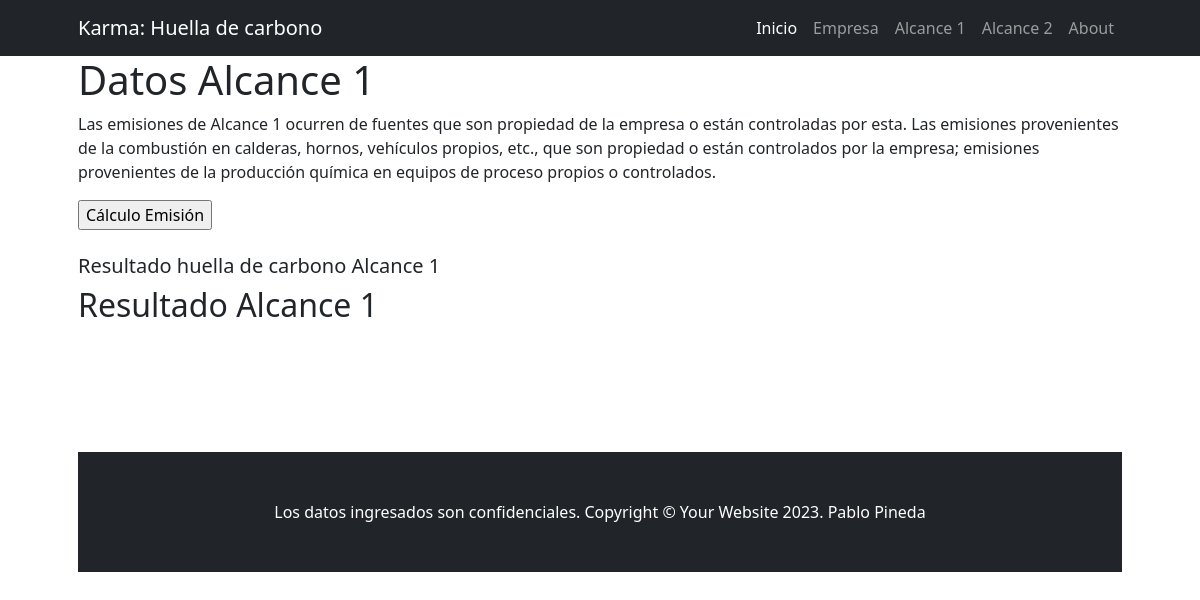
Page /calculo-emision-refrigerante/ on the earlier database version.
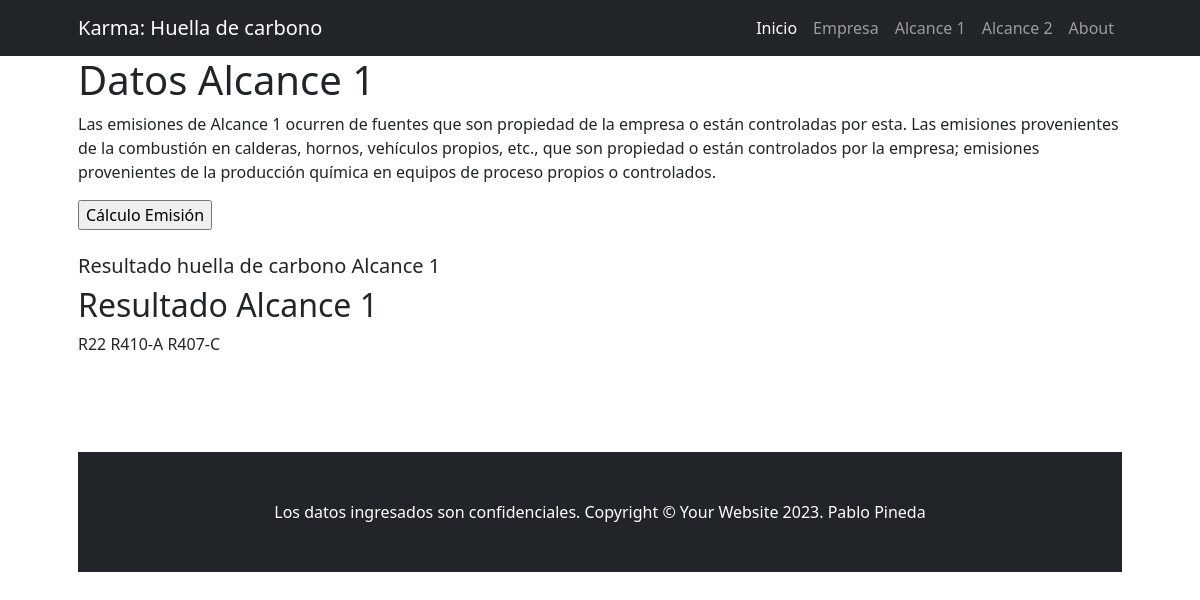
Same page on the later database version.
### apps/home/models.py (models this page shows)
class Factor_emision_gas_refrigerante(models.Model):
    TIPO_REFRIGERANTE = models.CharField(max_length=20)
    GWP = models.DecimalField(max_digits=6, decimal_places=2) #ejemplo R-410A tiene un GWP=1924.00
    class Meta:
        verbose_name = 'Tipo de Refrigerante (AR5)'
        verbose_name_plural = 'Tipos de Refrigerantes (AR5)'
    def __str__(self):
        return self.TIPO_REFRIGERANTE

### apps/home/views.py (the view)
# urls.py: path('calculo-emision-refrigerante/', views.calculo_emision_refrigerante, name="calculo-emision-refrigerante"),
def calculo_emision_refrigerante(request):
    factor_emision = models.Factor_emision_gas_refrigerante.objects.all()
    context = {"factor_emision": factor_emision}
    return render(request, "home/calculo_emision_refrigerante.html", context)

### apps/home/templates/home/calculo_emision_refrigerante.html
{% extends 'home/crear_alcance1.html' %}
{% block content_alcance1 %}
    <h2>Resultado Alcance 1</h2>
    {% for factor in factor_emision %}
        {{factor}}
    {% endfor %}
{% endblock content_alcance1 %}

### apps/home/templates/home/crear_alcance1.html (shortened to what this page needs)
{% extends 'home/base.html' %}
{% block content %}
    <h1>Datos Alcance 1</h1>
    <p>Las emisiones de Alcance 1 ocurren de fuentes que son propiedad de la empresa o están controladas por esta. Las emisiones provenientes de la combustión en calderas, hornos, vehículos propios, etc., que son propiedad o están controlados por la empresa; emisiones provenientes de la producción química en equipos de proceso propios o controlados.</p>
    <form action="" method="post" >
        <input type="submit" value="Cálculo Emisión">
    </form>
    <br>
    <h5>Resultado huella de carbono Alcance 1</h5>
        {% block content_alcance1 %}{% endblock content_alcance1 %}
{% endblock content %}

### apps/home/templates/home/base.html (shortened to what this page needs)
{% load static %}
<!DOCTYPE html>
<html lang="es">
    <head>
        <link href="{% static 'home/css/styles.css' %}" rel="stylesheet" />
    </head>
    <body>
        {% include 'home/navbar.html' %}
        <div class="container px-4 px-lg-5">
        {% block content %}
        {% endblock content %}
<br>
<br>
<br>
<br>
<br>
        {% include 'home/footer.html' %}
    </body>
</html>

### apps/home/templates/home/navbar.html (shortened to what this page needs)
  <nav class="navbar navbar-expand-lg navbar-dark bg-dark">
    <div class="container px-5">
        <a class="navbar-brand" href="#!">Karma: Huella de carbono</a>
        <div class="collapse navbar-collapse" id="navbarSupportedContent">
            <ul class="navbar-nav ms-auto mb-2 mb-lg-0">
                <li class="nav-item"><a class="nav-link active" aria-current="page" href="{% url 'home:index' %}">Inicio</a></li>
                <li class="nav-item"><a class="nav-link" href="{% url 'home:crear-cliente' %}">Empresa</a></li>
                <li class="nav-item"><a class="nav-link" href="{% url 'home:crear-alcance1' %}">Alcance 1</a></li>
                <li class="nav-item"><a class="nav-link" href="{% url 'home:crear-alcance2' %}">Alcance 2</a></li>
                <li class="nav-item"><a class="nav-link" href="{% url 'home:about' %}">About</a></li>
            </ul>
        </div>
    </div>
</nav>

### apps/home/templates/home/footer.html
 <footer class="py-5 bg-dark">
    <div class="container px-4 px-lg-5"><p class="m-0 text-center text-white">Los datos ingresados son confidenciales. Copyright &copy; Your Website 2023. Pablo Pineda</p></div>
</footer>

Differences in the rows shown:
added Factor_emision_gas_refrigerante: TIPO_REFRIGERANTE "R22"
added Factor_emision_gas_refrigerante: TIPO_REFRIGERANTE "R410-A"
added Factor_emision_gas_refrigerante: TIPO_REFRIGERANTE "R407-C"
